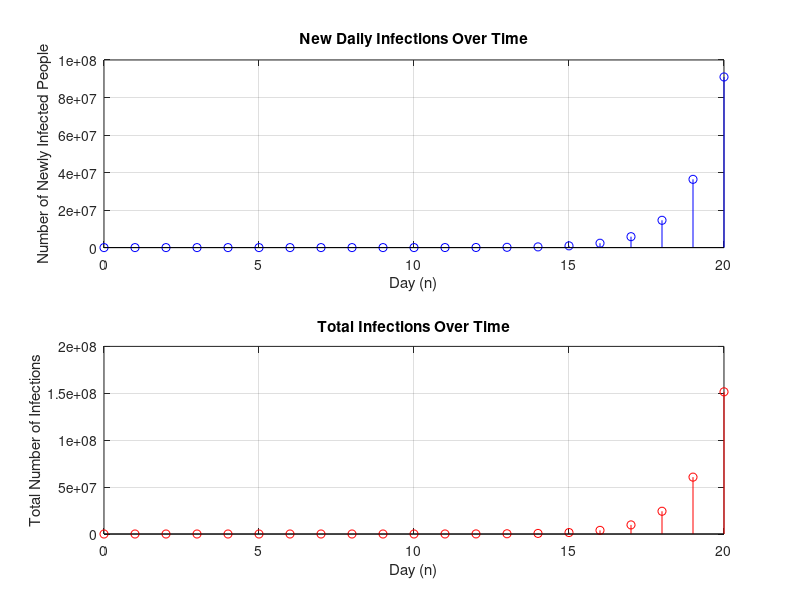

The MATLAB script that drew this image:
R0 = 2.5;
n_max = 20;

y = zeros(1, n_max + 1);
y(1) = 1; % Initial infection

% Initialize total infections array
total_infections = zeros(1, n_max + 1);

for n = 2:n_max + 1
    y(n) = R0 * y(n - 1);
    total_infections(n) = sum(y(1:n)); % Cumulative sum for total infections
end

figure;
subplot(2, 1, 1);
stem(0:n_max, y, 'b');
title('New Daily Infections Over Time');
xlabel('Day (n)');
ylabel('Number of Newly Infected People');
grid on;

subplot(2, 1, 2);
stem(0:n_max, total_infections, 'r');
title('Total Infections Over Time');
xlabel('Day (n)');
ylabel('Total Number of Infections');
grid on;
